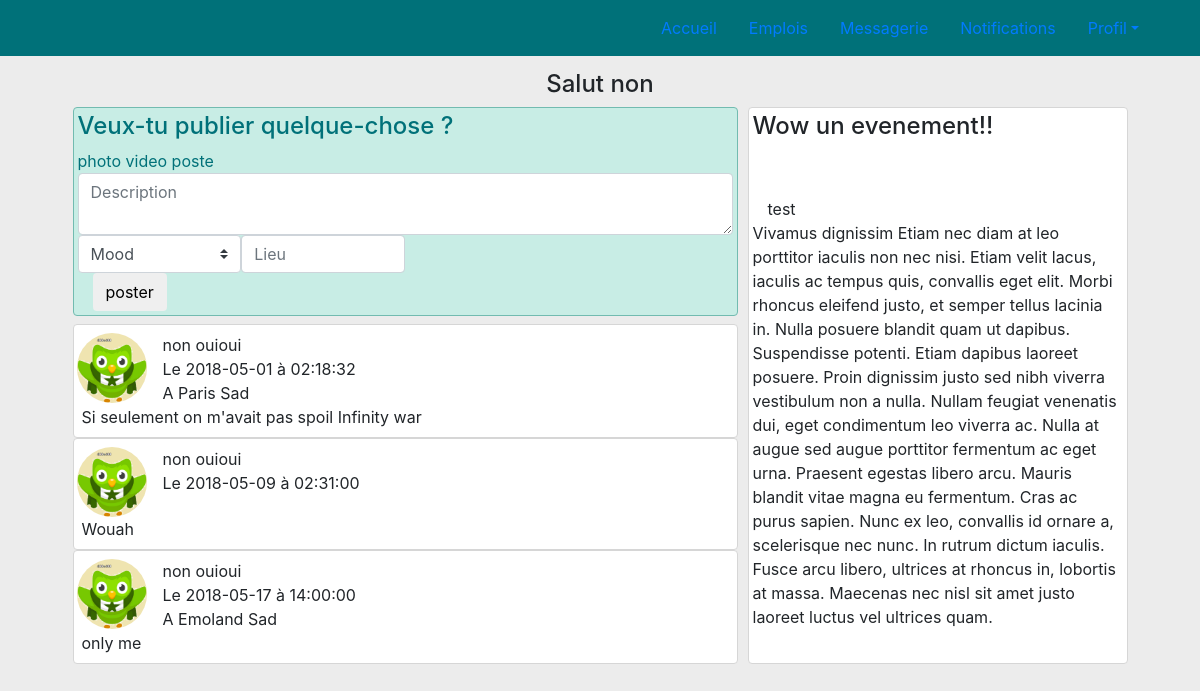
The app's page /pages/home.php (signed in) with its own data.
### tables this page shows
CREATE TABLE IF NOT EXISTS `publication` (
  `ID_author` int(11) NOT NULL,
  `ID_post` int(11) NOT NULL AUTO_INCREMENT,
  `date` date NOT NULL,
  `time` time NOT NULL,
  `visibility` varchar(20) NOT NULL,
  `location` varchar(50) DEFAULT NULL,
  `emotion` varchar(20) DEFAULT NULL,
  `text` text NOT NULL,
  `ID_media` int(11) DEFAULT NULL,
  `nb_like` int(11) DEFAULT NULL,
  PRIMARY KEY (`ID_post`)
);

CREATE TABLE IF NOT EXISTS `user` (
  `ID_user` int(11) NOT NULL AUTO_INCREMENT,
  `name` varchar(20) NOT NULL,
  `first_name` varchar(20) NOT NULL,
  `email` varchar(50) NOT NULL,
  `password` text NOT NULL,
  `type` varchar(20) NOT NULL,
  `pseudo` varchar(20) NOT NULL,
  `profile_pic` varchar(50) DEFAULT '../resources/pp_base.png',
  `header_pic` varchar(50) DEFAULT '../resources/header_base.png',
  `creation_date` date NOT NULL,
  KEY `ID_user` (`ID_user`)
);

### pages/post.php (the view)
<div class="row">
    <div class="profile_pic rounded"><img src="../resources/pp_base.png" style="max-height : 70px" class="img-fluid rounded-circle" alt="pp"> </div>
    <?php echo "".$data["author_f_n"]." ".$data["author_n"]."<br>";
            echo "Le ".$data["date"]." à ".$data["time"]."<br>";
            if (!empty($data["location"]) )
            {
                echo "A ".$data["location"]." ";
            }
            if (!empty($data["emotion"]) )
            {
                echo "".$data["emotion"]."<br>";
            }
    ?>
</div>
    <?php echo "".$data["text"]."<br>"; ?>

### pages/home.php (shortened to what this page needs)
<!DOCTYPE html>
<html lang="en">
<head>
	<link href="global.css" rel="stylesheet" type="text/css" />
	<link rel="stylesheet" href="https://stackpath.bootstrapcdn.com/bootstrap/4.1.0/css/bootstrap.min.css">
</head>
<body>
<header>
  <div><?php include ("menu.php"); ?>
   </div>
</header>
<div class="container">
  <div class="row justify-content-center"><h4>Salut <?php echo $_SESSION['first_name']; ?> </h4></div>
  <div class="row justify-content-center">
    <div class="col-lg-7">
      <div class="row">
        <div id="publish_box" class="col-lg-12 rounded p-1 mb-2">
          <h4>Veux-tu publier quelque-chose ?</h4>
          <?php include ("publish.php"); ?>
        </div>
        <br />
      </div>
      <div class="row">
        <?php
          try {
          $bdd = new PDO('mysql:host=localhost;dbname=eceperanto;charset=utf8', 'root', '');
          }
          catch (Exception $e)
          {
              die('Erreur : ' . $e->getMessage());
          }
          $posts = $bdd->query("SELECT u1.name AS author_n, u1.first_name AS author_f_n,
          publication.date, publication.time, publication.text, publication.location, publication.emotion
          FROM publication
          INNER JOIN user u1 ON u1.ID_user = publication.ID_author
          WHERE u1.ID_user =10");
          while ($data = $posts->fetch())
          {
            echo '<div class="col-lg-12 post_style rounded p-2">';
            include ("post.php");
            echo "</div><br />";
          }
        ?>
      </div>
    </div>
    <div id="event_box" class=" col-lg-4 rounded p-1"><h4> Wow un evenement!!</h4><br/><br/>
    <?php include ("event.php"); ?>
    Vivamus dignissim Etiam nec diam at leo porttitor iaculis non nec nisi.
    Etiam velit lacus, iaculis ac tempus quis, convallis eget elit.
    Morbi rhoncus eleifend justo, et semper tellus lacinia in.
    Nulla posuere blandit quam ut dapibus.
    Suspendisse potenti. Etiam dapibus laoreet posuere.
    Proin dignissim justo sed nibh viverra vestibulum non a nulla.
    Nullam feugiat venenatis dui, eget condimentum leo viverra ac.
    Nulla at augue sed augue porttitor fermentum ac eget urna.
    Praesent egestas libero arcu. Mauris blandit vitae magna eu fermentum.
    Cras ac purus sapien. Nunc ex leo, convallis id ornare a, scelerisque nec nunc. In rutrum dictum iaculis. Fusce arcu libero, ultrices at rhoncus in, lobortis at massa. Maecenas nec nisl sit amet justo laoreet luctus vel ultrices quam.
    </div>
  </div>
</div>
</body>
</html>

### pages/global.css (style rules this page uses)
body { padding-top: 70px; background-color: #ececec !important; }
.post_style { background-color: #ffffff; border-width:1px; border-style:solid; border-color:#d6d6d6; }
#event_box { background-color: #ffffff; border-width:1px; border-style:solid; border-color:#d6d6d6; margin-left: 10px; }
#publish_box { background-color: #c8ede5; color:#007179; border-width:1px; border-style:solid; border-color:#72bbb0; }
.profile_pic { padding-left: 10px; width: 8vw; }

### records on screen
publication: ID_author.first_name "non", ID_author.name "ouioui", date "2018-05-01", time "02:18:32", location "Paris", emotion "Sad", text "Si seulement on m'avait pas spoil Infinity war"
publication: ID_author.first_name "non", ID_author.name "ouioui", date "2018-05-09", time "02:31:00", text "Wouah"
publication: ID_author.first_name "non", ID_author.name "ouioui", date "2018-05-17", time "14:00:00", location "Emoland", emotion "Sad", text "only me"

### other values on screen
$_SESSION['first_name'] "non"
